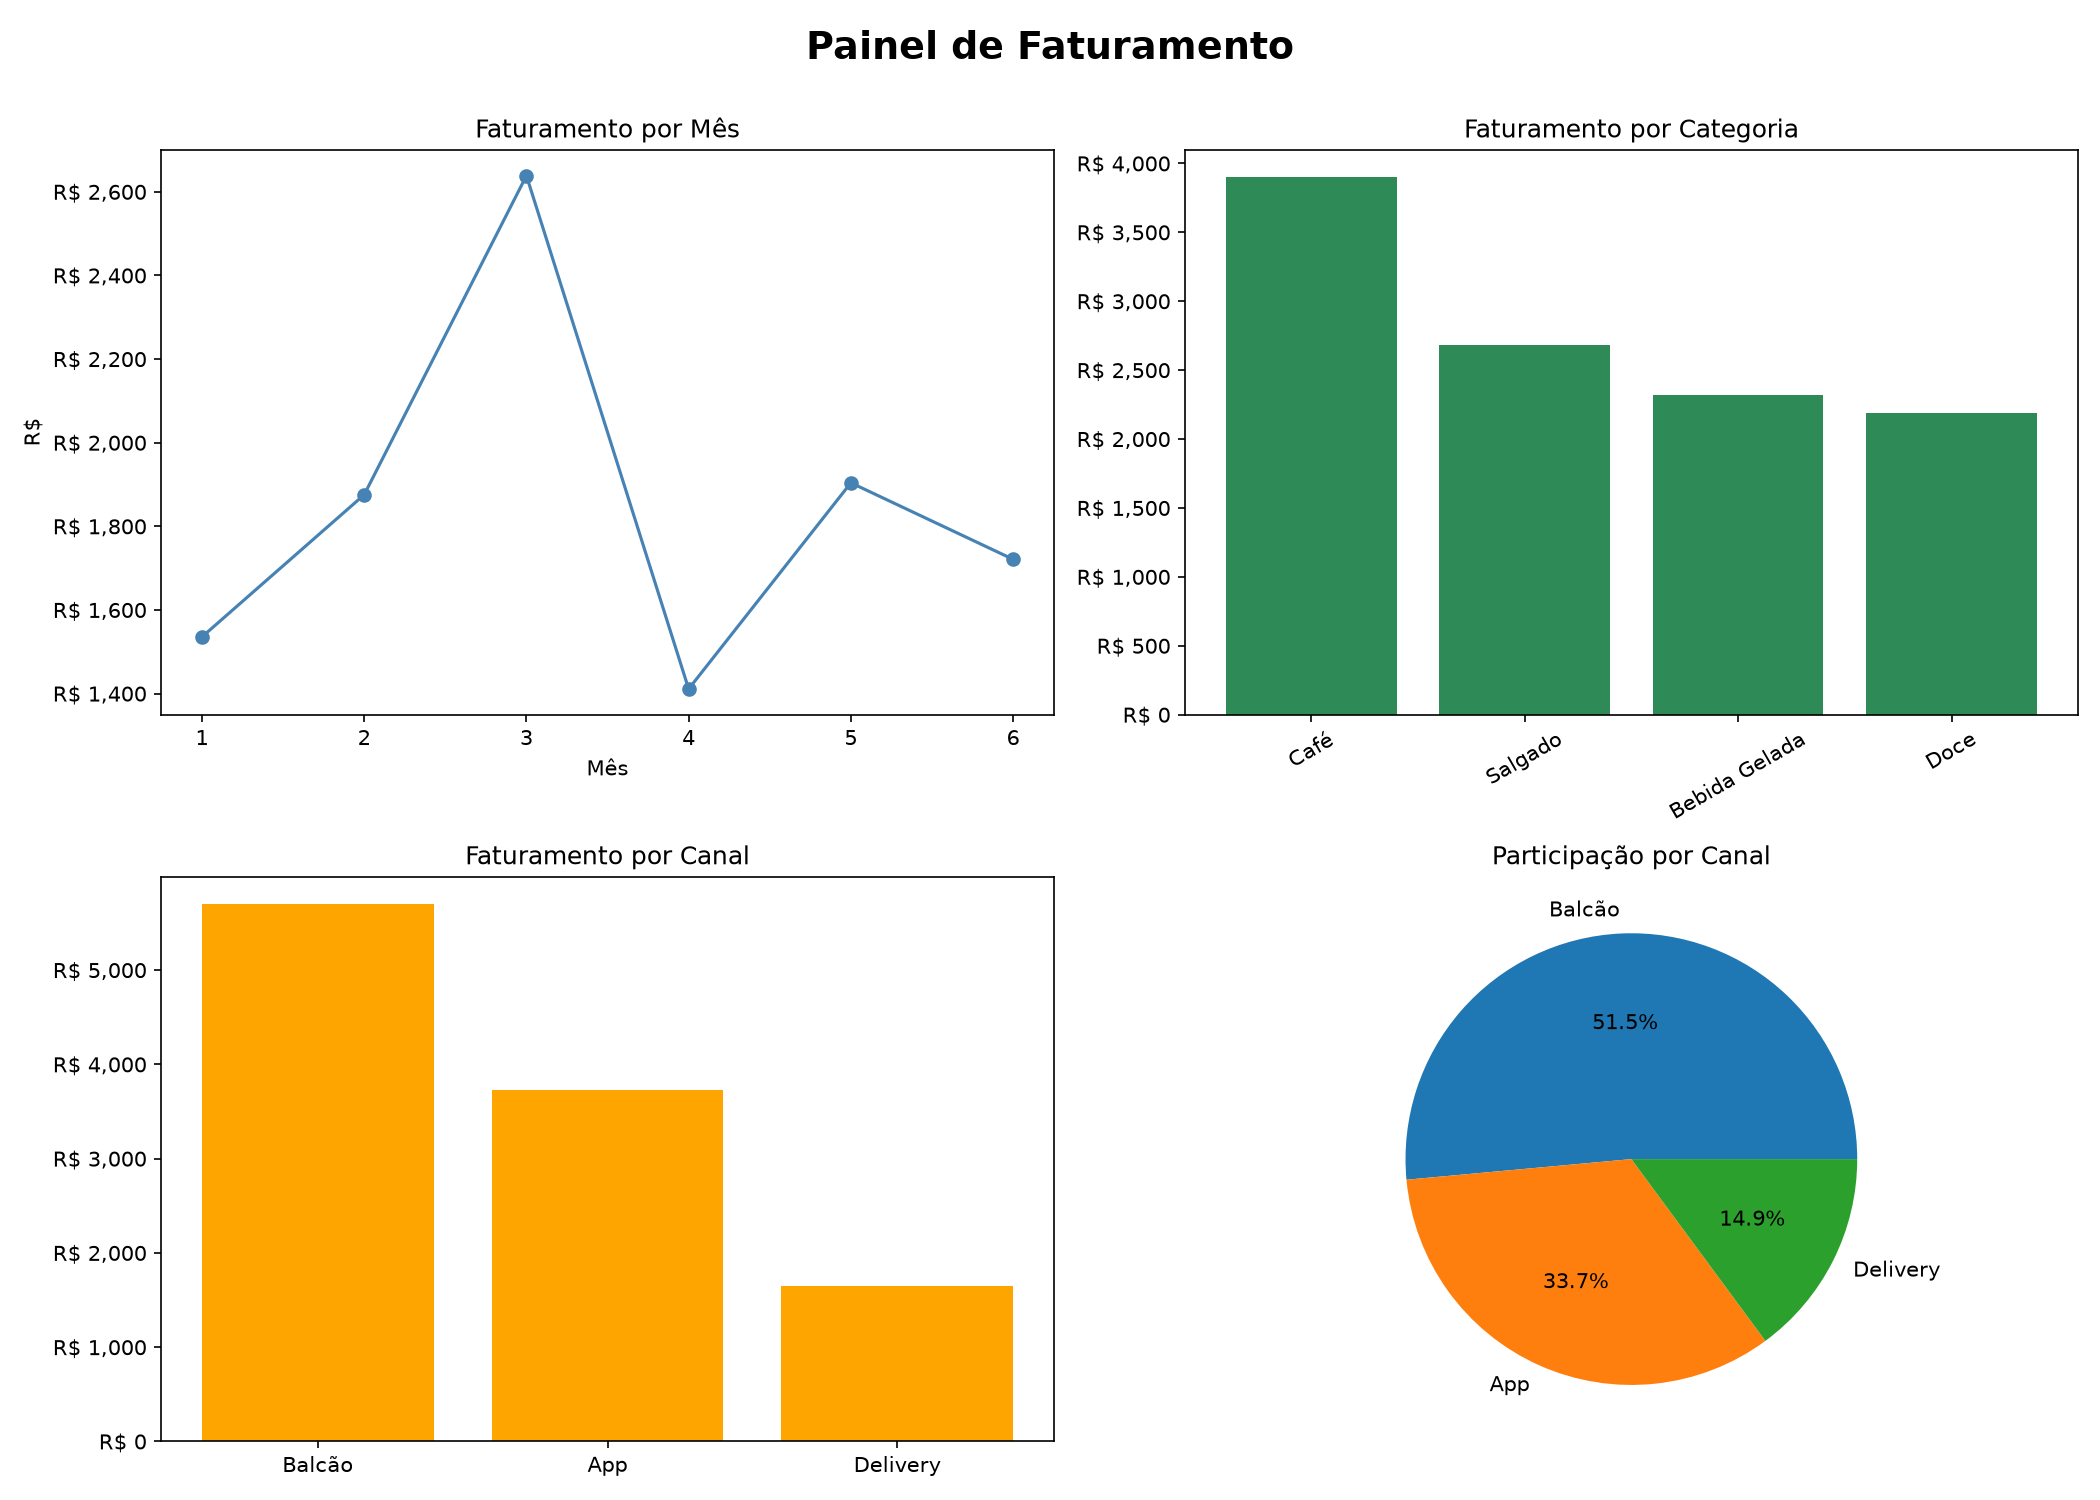

The script that saved this image:
import pandas as pd
import matplotlib.pyplot as plt
from matplotlib.ticker import FuncFormatter

# Ler CSV
df = pd.read_csv(
    "pedidos_prontos.csv",
    comment="<",
    on_bad_lines="skip"
)

# Garantir que total seja numérico
df["total"] = pd.to_numeric(df["total"], errors="coerce")

# Remover linhas inválidas
df = df.dropna(subset=["total"])

# =========================
# AGRUPAMENTOS
# =========================

fat_mes = df.groupby("mes")["total"].sum()

fat_categoria = (
    df.groupby("categoria")["total"]
    .sum()
    .sort_values(ascending=False)
)

fat_canal = (
    df.groupby("canal")["total"]
    .sum()
    .sort_values(ascending=False)
)

# =========================
# SUBPLOTS
# =========================

fig, axs = plt.subplots(2, 2, figsize=(14, 10))

# Gráfico 1 - Mês
axs[0, 0].plot(
    fat_mes.index,
    fat_mes.values,
    marker="o",
    color="steelblue"
)
axs[0, 0].set_title("Faturamento por Mês")
axs[0, 0].set_xlabel("Mês")
axs[0, 0].set_ylabel("R$")

# Gráfico 2 - Categoria
axs[0, 1].bar(
    fat_categoria.index,
    fat_categoria.values,
    color="seagreen"
)
axs[0, 1].set_title("Faturamento por Categoria")
axs[0, 1].tick_params(axis="x", rotation=30)

# Gráfico 3 - Canal
axs[1, 0].bar(
    fat_canal.index,
    fat_canal.values,
    color="orange"
)
axs[1, 0].set_title("Faturamento por Canal")

# Gráfico 4 - Pizza dos canais
axs[1, 1].pie(
    fat_canal.values,
    labels=fat_canal.index,
    autopct="%1.1f%%"
)
axs[1, 1].set_title("Participação por Canal")

# Formatação monetária
for ax in [axs[0, 0], axs[0, 1], axs[1, 0]]:
    ax.yaxis.set_major_formatter(
        FuncFormatter(lambda x, p: f"R$ {x:,.0f}")
    )

# Título geral
fig.suptitle(
    "Painel de Faturamento",
    fontsize=18,
    fontweight="bold"
)

plt.tight_layout()

# Ajuste para não sobrepor o título principal
plt.subplots_adjust(top=0.90)

# Salvar
plt.savefig("painel.png", dpi=150)

print("✅ painel.png criado com sucesso!")

plt.show()
